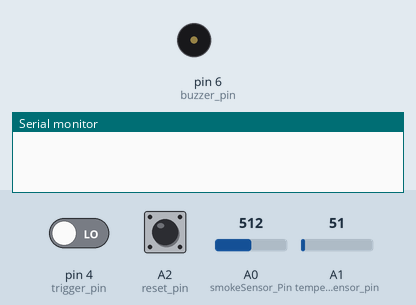
Bench run of a sketch on a simulated Arduino Uno, built with avr-gcc and run on an emulated ATmega328P. Shown: buzzer (waves = sounding, pin HIGH), the last lines printed to the serial monitor. The test bench sets the inputs (shaded band); at power-on: A1 (temperatureSensor_pin) = 51, pin 4 (trigger_pin) LOW, A0 (smokeSensor_Pin) = 512, A2 (reset_pin) LOW. The modem accepts every AT command (registered, SIM ready, sends succeed) and sends nothing else.

Above: at 0.1 s.
At 4.2 s:
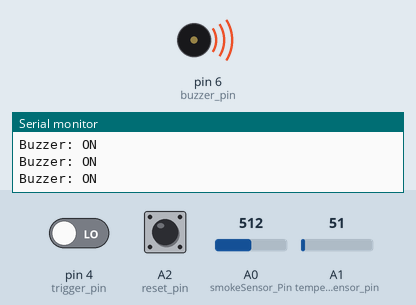
4.3 s: A1 (temperatureSensor_pin) set to 76
7.3 s: A1 (temperatureSensor_pin) set to 87
Timing chart, 0 to 10.3 s (numbered marks = the images above; inputs shaded):
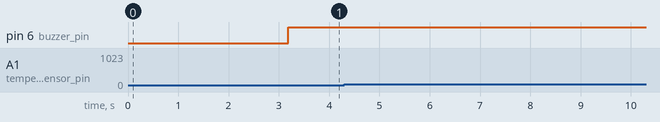

The sketch:

v1.ino
```cpp
#include <SoftwareSerial.h>
#include <EEPROM.h>

#define smokeSensor_Pin A0
#define temperatureSensor_pin A1
#define reset_pin A2
#define trigger_pin 4
#define buzzer_pin 6

int smokeSensorValue = 0;
int temperatureSensorValue =0;
int reset_status = 0;
int trigger_status = 0;
int Msg_Status = 0;
int switch_status = 0;
int SmokeThresholod = 500;
int temperatureThreshold = 80;
int errorCounter = 0;

char incomingByte;
String inputString;
String senderNumber;
String ReceivedText;
String msg;
String retrievedString;
String retrievedStringroot;
String mode;
String Address;
String Phoneno1;
String Phoneno2;
String Phoneno3;
String Phoneno4;
String Phoneno5;
String test;


String activationText = "activate"; //can be activated from authority through sms passcode

SoftwareSerial mySerial(10, 11);

void setup()
{
  Serial.begin(9600);
  mySerial.begin(9600);

  while(!mySerial.available()){
  mySerial.println("AT");
      delay(1000);
      Serial.println("Connecting...");
  }

  Serial.println("Connected!");
  mySerial.println("AT+CMGF=1");
  delay(1000);
  mySerial.println("AT+CNMI=1,2,0,0,0");
  delay(1000);
  mySerial.println("AT+CMGL=\"REC UNREAD\"");


  pinMode(buzzer_pin, OUTPUT);
  pinMode(smokeSensor_Pin,INPUT);
  pinMode(temperatureSensor_pin, INPUT);
  pinMode(reset_pin,INPUT);
  pinMode(trigger_pin, INPUT);

  digitalWrite(buzzer_pin,LOW);


}

void loop()
{
  readSeonsorValues(); // Reads Smoke sensor
  receiveSMS();  // Receive a sms whenever arrive and act according to modes;
  if (ReceivedText == activationText || smokeSensorValue > SmokeThresholod || temperatureSensorValue > temperatureThreshold || ( switch_status == 0 && trigger_status == 1 ) )
  {
    //Buzzer will be turned on
    digitalWrite(buzzer_pin,HIGH);
    Serial.println("Buzzer: ON ");

    if((Msg_Status == 0 && trigger_status == 1) || (smokeSensorValue > SmokeThresholod && temperatureSensorValue > temperatureThreshold) ){

     registration();// This function assigns registered information to variables
     delay(500);
     String cat;
     cat = readStringFromEEPROM(200);// The text message you want to send to 5 people

      sendGpsToServer();

      sendSMS(Phoneno1, cat);
      sendSMS(Phoneno2, cat);
      sendSMS(Phoneno2, cat);
      sendSMS(Phoneno3, cat);
      sendSMS(Phoneno3, cat);
      sendSMS(Phoneno4, cat);
      sendSMS(Phoneno4, cat);
      sendSMS(Phoneno5, cat);
      sendSMS(Phoneno5, cat);
      Msg_Status = 1;
//========================================================================================================================


//========================================================================================================================


       // Serial.println();
      }


      if (reset_status == 1){
        // if someone press reset switch , first sms will be sent to authority then the alarm will reduce
        switch_status = 1;
        Serial.print("Reset: ON ");
      sendSMS(Phoneno1, "RESET button has been pressed. Please check the issue.");
      sendSMS(Phoneno2, "RESET button has been pressed. Please check the issue.");
      sendSMS(Phoneno3, "RESET button has been pressed. Please check the issue.");
      sendSMS(Phoneno4, "RESET button has been pressed. Please check the issue.");
      sendSMS(Phoneno5, "RESET button has been pressed. Please check the issue.");
        }

  }

  else if (trigger_status == 1 && switch_status == 1) {
    errorAlarm(); // a reduced version of allarm
    //updateSerial();
    }

    else if (trigger_status == 0 || (smokeSensorValue < SmokeThresholod || temperatureSensorValue < temperatureThreshold) ){
      Msg_Status = 0;
      switch_status = 0;
      digitalWrite(buzzer_pin,LOW);
      //updateSerial();
      }
    else{
      digitalWrite(buzzer_pin,LOW);
      switch_status = 0;
      //updateSerial();

      }

}


void sendSMS(String number, String msg){
  //digitalWrite(buzzer_pin,LOW);

  while(!mySerial.available()){
  mySerial.println("AT");
      delay(500);
      Serial.println("Connecting...");
  }

  Serial.println("Connected!");
  mySerial.println("AT+CMGF=1");
  delay(500);
  mySerial.println("AT+CNMI=1,2,0,0,0");
  delay(500);
  mySerial.println("AT+CMGL=\"REC UNREAD\"");

mySerial.print("AT+CMGS=\"");mySerial.print(number);mySerial.println("\"\r\n"); //AT+CMGS=”Mobile Number” <ENTER> - Assigning recipient’s mobile number
delay(500);
mySerial.println(msg); // Message contents
delay(500);
mySerial.write(byte(26)); //Ctrl+Z  send message command (26 in decimal).
delay(500);
Serial.print(msg);
Serial.print(" SMS sent to:");
Serial.println(number);
}

void writeStringToEEPROM(int addrOffset, const String &strToWrite)
{
  //Serial.println("Writing start eeprom");
  byte len = strToWrite.length();
  EEPROM.write(addrOffset, len);

  for (int i = 0; i < len; i++)
  {
    EEPROM.write(addrOffset + 1 + i, strToWrite[i]);
  }
}

String readStringFromEEPROM(int addrOffset)
{
  int newStrLen = EEPROM.read(addrOffset);
  char data[newStrLen + 1];
 // Serial.println(newStrLen);

  for (int i = 0; i < newStrLen; i++)
  {
    data[i] = EEPROM.read(addrOffset + 1 + i);
    //Serial.print(data[i]);
  }
  data[newStrLen] = '\0';
  return String(data);
}


void registration(){
  String Str;
   retrievedString = "";
   Str = readStringFromEEPROM(0);
   Serial.println("I recieved it");
   Serial.println(Str);
   Address = "";
   Phoneno1 = "";
   Phoneno2 = "";
   Phoneno3 = "";
   Phoneno4 = "";
   Phoneno5 = "";

  int spaceCounter = 0;
  //Serial.println(retrievedString);

  int len = Str.length();
  //Serial.println(len);
  for (int i = 1; i < len; i++)
  {
    if(Str.charAt(i) == ' '){
      i++;

      spaceCounter++;
      }
    if(spaceCounter == 1){Address.concat(Str.charAt(i));}
    else if(spaceCounter == 2){Phoneno1.concat(Str.charAt(i));}
    else if(spaceCounter == 3){Phoneno2.concat(Str.charAt(i));}
    else if(spaceCounter == 4){Phoneno3.concat(Str.charAt(i));}
    else if(spaceCounter == 5){Phoneno4.concat(Str.charAt(i));}
    else if(spaceCounter == 6){Phoneno5.concat(Str.charAt(i));}


}
}


void readSeonsorValues(){
  //debugSensors();
  smokeSensorValue = analogRead(smokeSensor_Pin) ;
  temperatureSensorValue = analogRead(temperatureSensor_pin) ;
  reset_status = digitalRead(reset_pin) ;
  trigger_status = digitalRead(trigger_pin) ;

  }


void receiveSMS()
{
  inputString = "";
  if(mySerial.available()){
    while(mySerial.available()){
      delay(1);
      incomingByte = mySerial.read();
      inputString.concat(incomingByte);
    }
    delay(100);
    //Serial.print("input : ");Serial.print(inputString);Serial.println("   end");
  }

 if (inputString.indexOf("CMT:")>=0){


  senderNumber  = inputString;
  //get number
  int t1 = senderNumber.indexOf('"');
  senderNumber.remove(0,t1 + 1);
  t1 = senderNumber.indexOf('"');
  senderNumber.remove(t1);


  ReceivedText = inputString;
  t1 = ReceivedText.indexOf('"');
  ReceivedText.remove(0,t1 + 1);
  t1 = ReceivedText.indexOf('"');
  ReceivedText.remove(0,t1 + 1);
  t1 = ReceivedText.indexOf('"');
  ReceivedText.remove(0,t1 + 1);
  t1 = ReceivedText.indexOf('"');
  ReceivedText.remove(0,t1 + 1);
  t1 = ReceivedText.indexOf('"');
  ReceivedText.remove(0,t1 + 1);
  t1 = ReceivedText.indexOf('"');
  ReceivedText.remove(0,t1 + 1);
  ReceivedText.remove(0,1);
  ReceivedText.trim();

  Serial.print("An SMS is received from ");
  Serial.println(senderNumber);
  Serial.print("SMS: "); Serial.println(ReceivedText);
  Serial.println();
  //Serial.print("Number:"); Serial.println(senderNumber);
  //Serial.print("SMS:"); Serial.println(ReceivedText);

  if (ReceivedText.charAt(0) == '1'){

   Serial.println("Saving to eeprom... ");
   writeStringToEEPROM(0,ReceivedText);
   writeStringToEEPROM(0,ReceivedText);
//   retrievedStringroot = readStringFromEEPROM(0);
//   retrievedString =  retrievedStringroot;
   registration();
  Serial.println("Registration information :");
  Serial.print("Address : ");Serial.println(Address);
  Serial.print("Phone #1 : ");Serial.println(Phoneno1);
  Serial.print("Phone #2 : ");Serial.println(Phoneno2);
  Serial.print("Phone #3 : ");Serial.println(Phoneno3);
  Serial.print("Phone #4 : ");Serial.println(Phoneno4);
  Serial.print("Phone #5 : ");Serial.println(Phoneno5);
  //Serial.print("Message : ");Serial.println(msg);
  Serial.println("Registration Done...");
  }

  if(ReceivedText.charAt(0) == '0'){
    retrievedStringroot = "";
    writeStringToEEPROM(200,ReceivedText);

    }

  }
}

void errorAlarm(){
  errorCounter++;

  Serial.print("ITS an error!");
  if (errorCounter>30 && errorCounter <45){
    digitalWrite(buzzer_pin,HIGH);
    }else if(errorCounter >45){
      errorCounter =0;
      }else{
        digitalWrite(buzzer_pin,LOW);
        }
  }


void debugSensors(){
  Serial.print("Smoke Sensor: ");
  Serial.print(smokeSensorValue);
  Serial.print("  Temperature Sensor: ");
  Serial.print(temperatureSensorValue);
  Serial.print("  Reset Switch: ");
  Serial.print(reset_status);
  Serial.print("  Fire Switch: ");
  Serial.println(trigger_status);

  }


  int sendGpsToServer()
{
    //Can take up to 60 seconds
    boolean newData = false;

    newData = true;

    //If newData is true
    if(true){
      newData = false;


      String url, temp;
      url = "http://202.74.244.242:5000/gprs?sender=8801762416878&message=Warning%20Fire!%20Fire!%20Fire!";
//      url += latitude;
//      url += "&lng=";
//      url += longitude;
//
//      //url = "http://ahmadssd.000webhostapp.com/gpsdata.php?lat=222&lng=222";

      Serial.println(url);
      delay(300);

    sendATcommand("AT+CFUN=1", "OK", 2000);
    //AT+CGATT = 1 Connect modem is attached to GPRS to a network. AT+CGATT = 0, modem is not attached to GPRS to a network
    sendATcommand("AT+CGATT=1", "OK", 2000);
    //Connection type: GPRS - bearer profile 1
    sendATcommand("AT+SAPBR=3,1,\"Contype\",\"GPRS\"", "OK", 2000);
    //sets the APN settings for your network provider.
    sendATcommand("AT+SAPBR=3,1,\"APN\",\"internet\"", "OK", 2000);
    //enable the GPRS - enable bearer 1
    sendATcommand("AT+SAPBR=1,1", "OK", 2000);
    //Init HTTP service
    sendATcommand("AT+HTTPINIT", "OK", 2000);
    sendATcommand("AT+HTTPPARA=\"CID\",1", "OK", 1000);
    //Set the HTTP URL sim800.print("AT+HTTPPARA="URL","http://ahmadssd.000webhostapp.com/gpsdata.php?lat=222&lng=222"\r");
    mySerial.print("AT+HTTPPARA=\"URL\",\"");
    mySerial.print(url);
    sendATcommand("\"", "OK", 1000);
    //Set up the HTTP action
    sendATcommand("AT+HTTPACTION=0", "0,200", 1000);
    //Terminate the HTTP service
    sendATcommand("AT+HTTPTERM", "OK", 1000);
    //shuts down the GPRS connection. This returns "SHUT OK".
    sendATcommand("AT+CIPSHUT", "SHUT OK", 1000);

  }
  return 1;
}

int8_t sendATcommand(char* ATcommand, char* expected_answer, unsigned int timeout){

    uint8_t x=0,  answer=0;
    char response[100];
    unsigned long previous;

    //Initialice the string
    memset(response, '\0', 100);
    delay(100);

    //Clean the input buffer
    while( mySerial.available() > 0) mySerial.read();

    if (ATcommand[0] != '\0'){
      //Send the AT command
      mySerial.println(ATcommand);
    }

    x = 0;
    previous = millis();

    //this loop waits for the answer with time out
    do{
        //if there are data in the UART input buffer, reads it and checks for the asnwer
        if(mySerial.available() != 0){
            response[x] = mySerial.read();
            //Serial.print(response[x]);
            x++;
            // check if the desired answer (OK) is in the response of the module
            if(strstr(response, expected_answer) != NULL){
                answer = 1;
            }
        }
    }while((answer == 0) && ((millis() - previous) < timeout));

  Serial.println(response);
  return answer;
}
```
